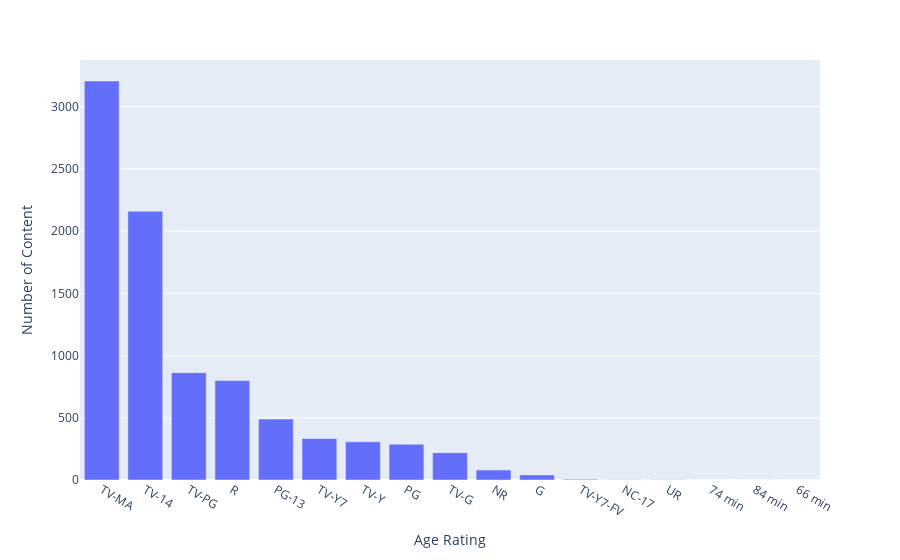

This figure's notebook cell:
### Markdown cell above
Netflix has about 6k movies versus 2.6k TV shows, movie titles dominate the platform.

### Code cell
fig = px.bar(df,x=df['rating'].value_counts().keys(),y=df['rating'].value_counts(),
labels=dict(x="Age Rating", y="Number of Content"))
fig.show()

### Figure 1 — Plotly figure (JSON) as saved in the notebook; plotly's stock layout.template omitted (floating-point values rounded to 4 significant figures)
{"data": [{"alignmentgroup": "True", "hovertemplate": "Age Rating=%{x}<br>Number of Content=%{y}<extra></extra>", "legendgroup": "", "marker": {"color": "#636efa", "pattern": {"shape": ""}}, "name": "", "offsetgroup": "", "orientation": "v", "showlegend": false, "textposition": "auto", "type": "bar", "x": ["TV-MA", "TV-14", "TV-PG", "R", "PG-13", "TV-Y7", "TV-Y", "PG", "TV-G", "NR", "G", "TV-Y7-FV", "NC-17", "UR", "74 min", "84 min", "66 min"], "xaxis": "x", "y": [3207, 2160, 863, 799, 490, 334, 307, 287, 220, 80, 41, 6, 3, 3, 1, 1, 1], "yaxis": "y"}], "layout": {"barmode": "relative", "legend": {"tracegroupgap": 0}, "margin": {"t": 60}, "xaxis": {"anchor": "y", "domain": [0, 1], "title": {"text": "Age Rating"}}, "yaxis": {"anchor": "x", "domain": [0, 1], "title": {"text": "Number of Content"}}}}
